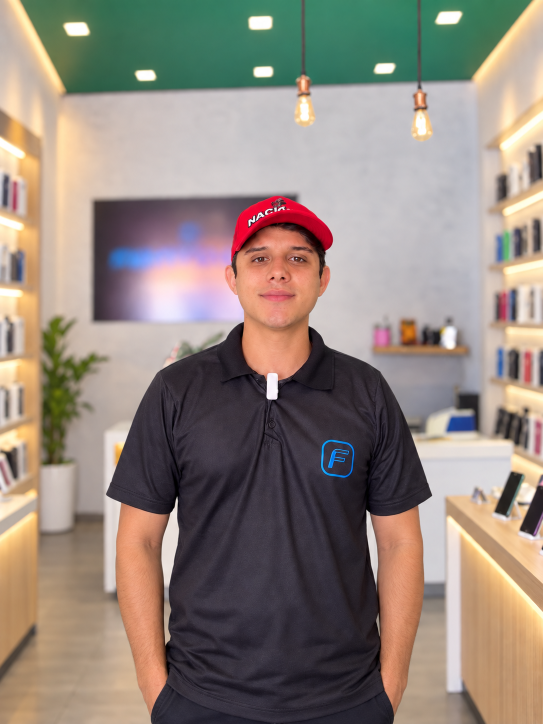
#> input picture assets-fonte/clientes/gabriel-alto.png, 1086 x 1448 px (shown at 1/2 size)
$ python tela-cheia.py
#> lines starting #> are read from the running program, lines starting #| are printed output that depends on the picture
#!/usr/bin/env python3
"""Fotos de "Para quem é" em tela cheia no celular — recorte padronizado e ampliado.

No celular cada lojista ocupa o aparelho inteiro (sistema.css, bloco 32). O
recorte 3:4 de 1000px da grade não serve: esticado até a altura de um iPhone
ele era ampliado 1,9x pelo navegador. Aqui cada foto ganha um recorte próprio:

1. Rosto medido pelo detector (OpenCV, cascata Haar), procurado só na faixa
   central (30%–70% da largura) e entre 10% e 60% da altura — fora disso o
   detector pega prateleira e dobra de roupa.
2. O MESMO padrão nos seis: rosto com 25% da largura da tela, centrado, a 36%
   da altura da foto. A foto tem a proporção de 390 x (844 x 0,78): ocupa os
   78% de cima do painel e se dissolve no azul-noite embaixo, onde ficam o
   nome e o botão. O recorte tem de caber INTEIRO na fonte (assert) — nada de
   espelhar borda, que o Victor reprovou.
3. Ampliação 4x com Real-ESRGAN (realesrgan-x4plus, ncnn/Vulkan, roda local
   no Mac em ~1 min por foto) e redução para 1170px (DPR 3) e 780px (DPR 2).

Fontes (assets-fonte/clientes/): os três clientes reais nas versões de plano
médio (gabriel-alto, neto-ext, naldo-ext) e as três de banco nas versões
abertas de corpo inteiro (farmacia-w, papelaria-w, variedades-w).

Uso:
    python3 tools/tela-cheia.py            # precisa de opencv-python-headless 4.10 e Pillow
    Real-ESRGAN em ~/.local/share/realesrgan (binário + models/)
"""
import os, subprocess, pathlib
import cv2, numpy as np
from PIL import Image

RAIZ = pathlib.Path(__file__).resolve().parent.parent
FONTE = RAIZ / 'assets-fonte/clientes'
SAIDA = RAIZ / 'public/assets/lojistas/tela'
ESRGAN = pathlib.Path.home() / '.local/share/realesrgan'
TMP = pathlib.Path('/tmp/telacheia')

FONTES = {'celulares-e-acessorios': 'gabriel-alto.png', 'loja-de-roupas': 'neto-ext.png',
          'distribuidora': 'naldo-ext.png', 'farmacia': 'farmacia-w.png',
          'papelaria': 'papelaria-w.png', 'loja-de-variedades': 'variedades-w.png'}
R, FY = 0.25, 0.36                 # rosto / largura da tela, altura do rosto na foto
ASP = 390 / (844 * 0.78)           # largura / altura da foto no painel
det = cv2.CascadeClassifier(cv2.data.haarcascades + 'haarcascade_frontalface_default.xml')

def rosto(im):
    a = np.asarray(im.convert('RGB')); h, w = a.shape[:2]; y0, y1 = int(h * .10), int(h * .60)
    g = cv2.equalizeHist(cv2.cvtColor(a[y0:y1], cv2.COLOR_RGB2GRAY))
    for esc, viz in ((1.03, 6), (1.05, 5), (1.08, 4), (1.1, 3), (1.05, 2)):
        f = [r for r in det.detectMultiScale(g, scaleFactor=esc, minNeighbors=viz, minSize=(40, 40))
             if .3 < (r[0] + r[2] / 2) / w < .7]
        if f:
            x, y, fw, fh = max(f, key=lambda r: r[2]); return fw, x + fw / 2, y0 + y + fh / 2
    raise SystemExit('rosto não encontrado')

def main():
    TMP.mkdir(exist_ok=True); SAIDA.mkdir(parents=True, exist_ok=True)
    for slug, arq in FONTES.items():
        im = Image.open(FONTE / arq).convert('RGB'); W, H = im.size
#> in main, im is the input picture: PIL image 1086x1448 RGB; mean R, G, B 146.5, 134.3, 124.9
#> after `W, H = im.size`: W = 1086; H = 1448
        fw, cx, cy = rosto(im)
#> in rosto, `g = cv2.equalizeHist(cv2.cvtColor(a[y0:y1], cv2.COLOR_RGB2GRAY))`:
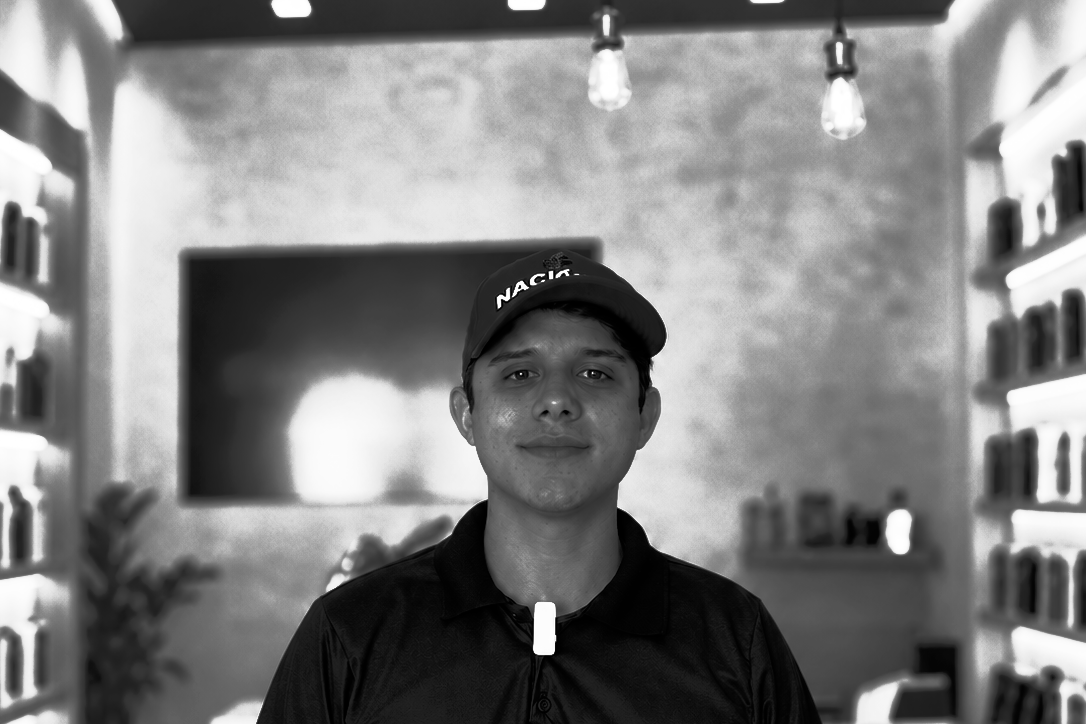
#> g: shape (724, 1086); min 0, max 255, mean 129
#> the loop in rosto, `for esc, viz in ((1.03, 6), (1.05, 5), (1.08, 4), (1.1, 3), (1.05, 2)):` made 1 pass
#> (x, y, fw, fh) on pass 1: (462, 307, 188, 188)
#> fw = 188; cx = 556; cy = 545
        Wc = fw / R; Hc = Wc / ASP; x0 = cx - Wc / 2; y0 = cy - FY * Hc
#> after `Wc = fw / R`: Wc = 752
#> after `Hc = Wc / ASP`: Hc = 1269.4
#> after `x0 = cx - Wc / 2`: x0 = 180
#> after `y0 = cy - FY * Hc`: y0 = 88.02
        assert x0 >= 0 and y0 >= 0 and x0 + Wc <= W and y0 + Hc <= H, f'{slug}: recorte não cabe'
        rec = TMP / f'rec-{slug}.png'; up = TMP / f'up-{slug}.png'
        im.crop((round(x0), round(y0), round(x0 + Wc), round(y0 + Hc))).save(rec)
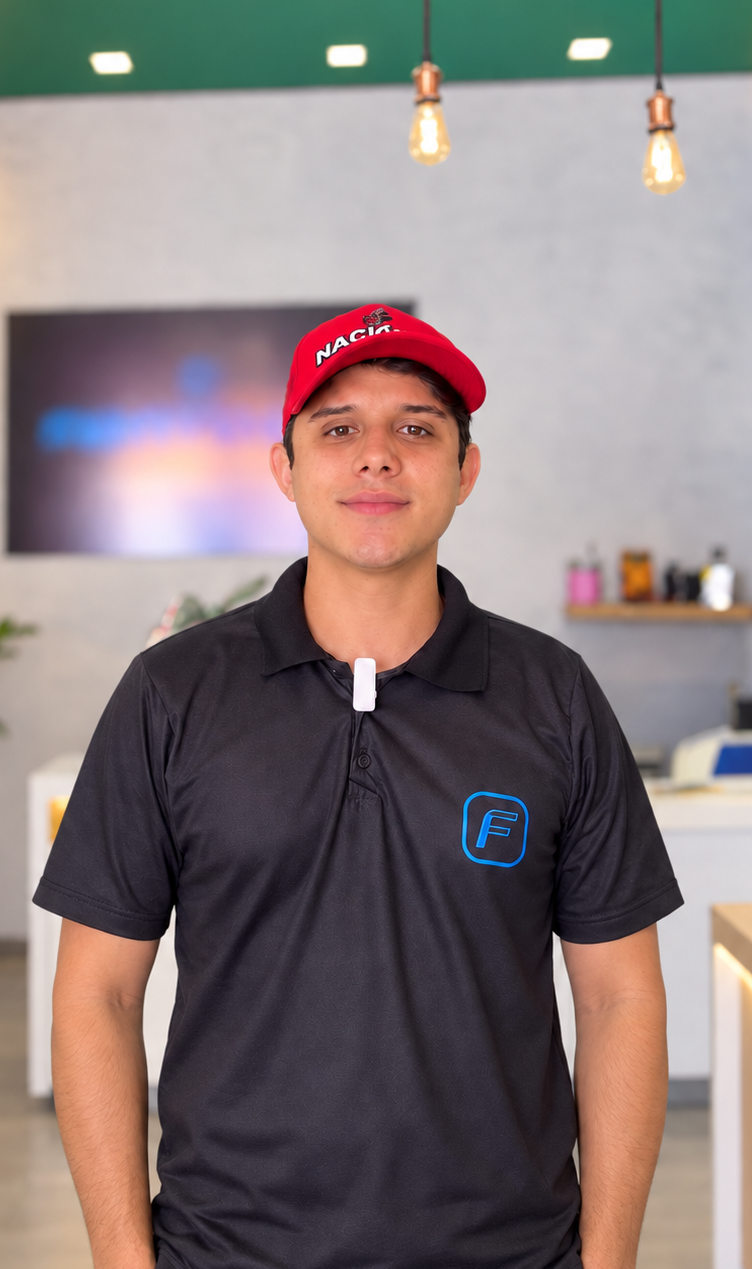
#> saved as rec-celulares-e-acessorios.png: PIL image 752x1269 RGB; mean R, G, B 135.5, 122.8, 122.7
        if not up.exists():
            subprocess.run([str(ESRGAN / 'realesrgan-ncnn-vulkan'), '-i', str(rec), '-o', str(up),
                            '-n', 'realesrgan-x4plus', '-s', '4', '-t', '200', '-m', str(ESRGAN / 'models')],
                           check=True)
#> (this line was passed over: subprocess is not available in this run)
#> (the run stopped early here; a loop or call above may not have finished)

$ run again, with assets-fonte/clientes/gabriel-landim-hd.png copied over assets-fonte/clientes/gabriel-alto.png
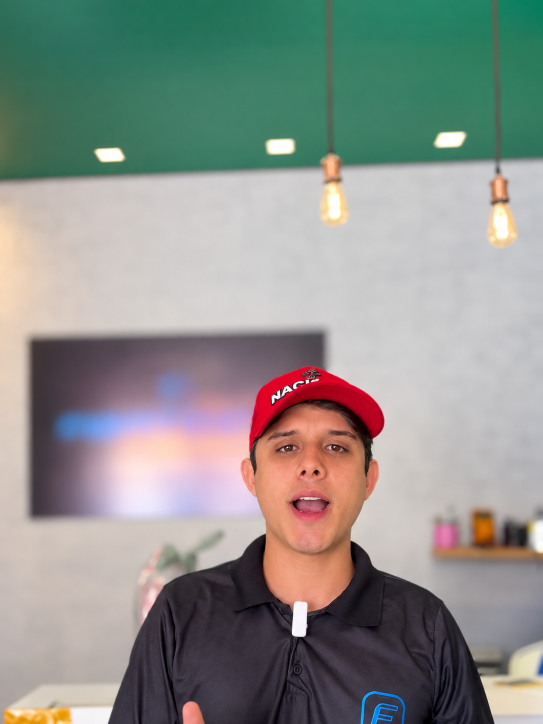
#> input picture assets-fonte/clientes/gabriel-landim-hd.png, 1086 x 1448 px (shown at 1/2 size)
#> in main, im is the input picture: PIL image 1086x1448 RGB; mean R, G, B 141.8, 145.3, 140
#> in rosto, `g = cv2.equalizeHist(cv2.cvtColor(a[y0:y1], cv2.COLOR_RGB2GRAY))`:
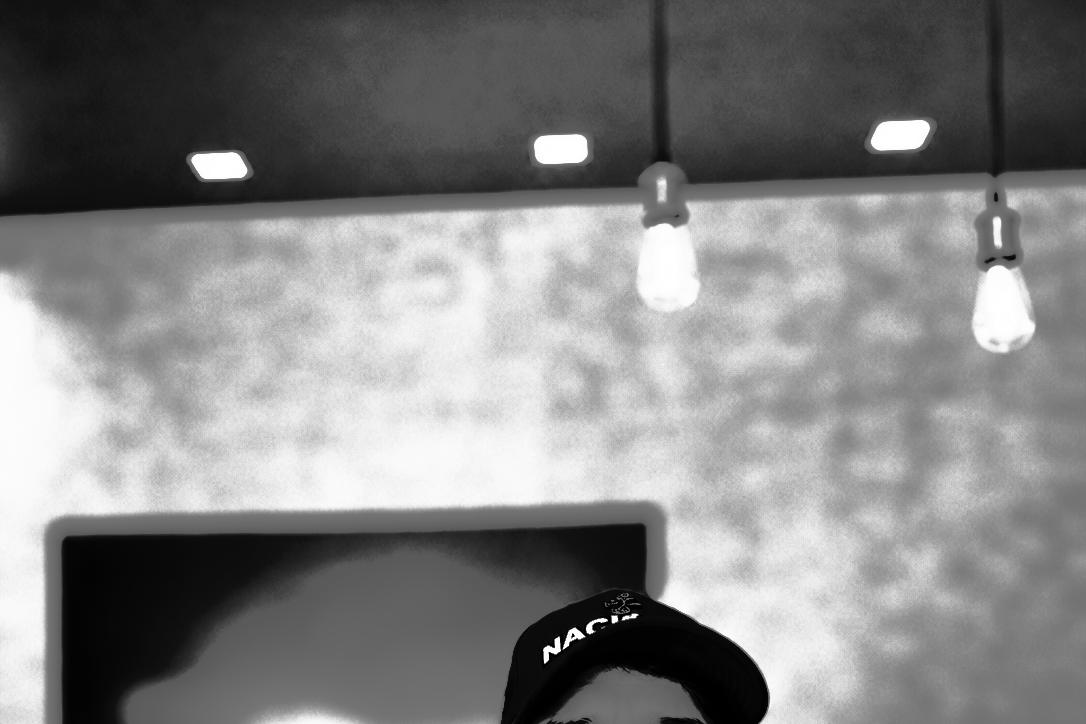
#> g: shape (724, 1086); min 0, max 255, mean 130.1
#> the loop in rosto, `for esc, viz in ((1.03, 6), (1.05, 5), (1.08, 4), (1.1, 3), (1.05, 2)):` made 1 pass
#> (x, y, fw, fh) on pass 1: (624, 363, 95, 95)
#> in main, `fw, cx, cy = rosto(im)`: fw = 95; cx = 671.5; cy = 554.5
#> Wc = 380
#> Hc = 641.4
#> x0 = 481.5
#> in main, `y0 = cy - FY * Hc`: y0 = 323.6
#> in main, `im.crop((round(x0), round(y0), round(x0 + Wc), round(y0 + Hc))).save(r..`:
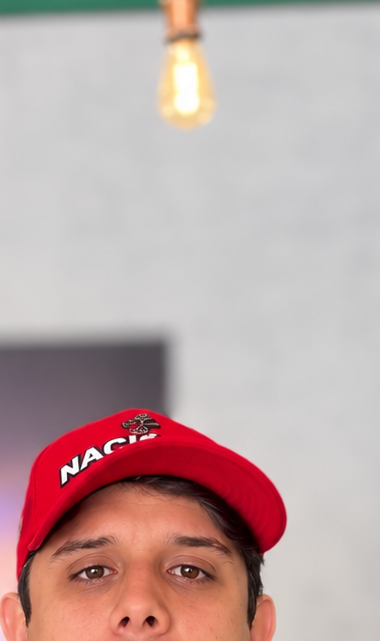
#> saved as rec-celulares-e-acessorios.png: PIL image 380x641 RGB; mean R, G, B 191.6, 166.8, 165.7

$ run again, with assets-fonte/clientes/naldo-alto.png copied over assets-fonte/clientes/gabriel-alto.png
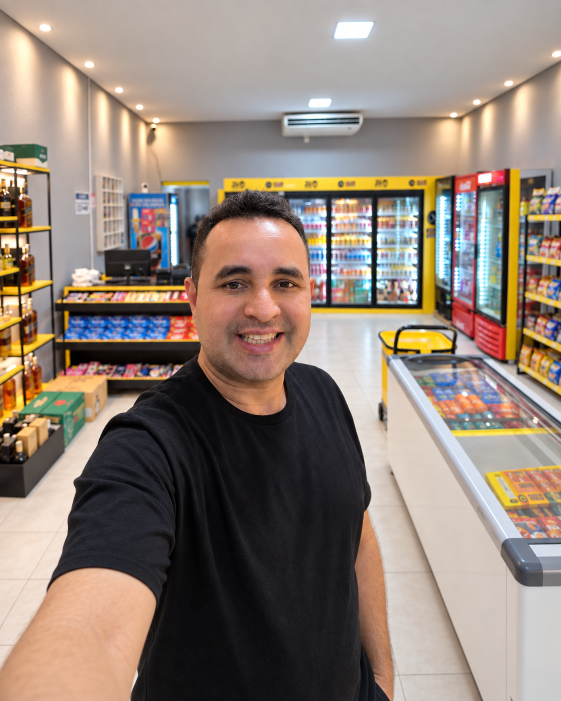
#> input picture assets-fonte/clientes/naldo-alto.png, 1122 x 1402 px (shown at 1/2 size)
#> in main, im is the input picture: PIL image 1122x1402 RGB; mean R, G, B 144.4, 129.6, 118.7
#> in rosto, `g = cv2.equalizeHist(cv2.cvtColor(a[y0:y1], cv2.COLOR_RGB2GRAY))`:
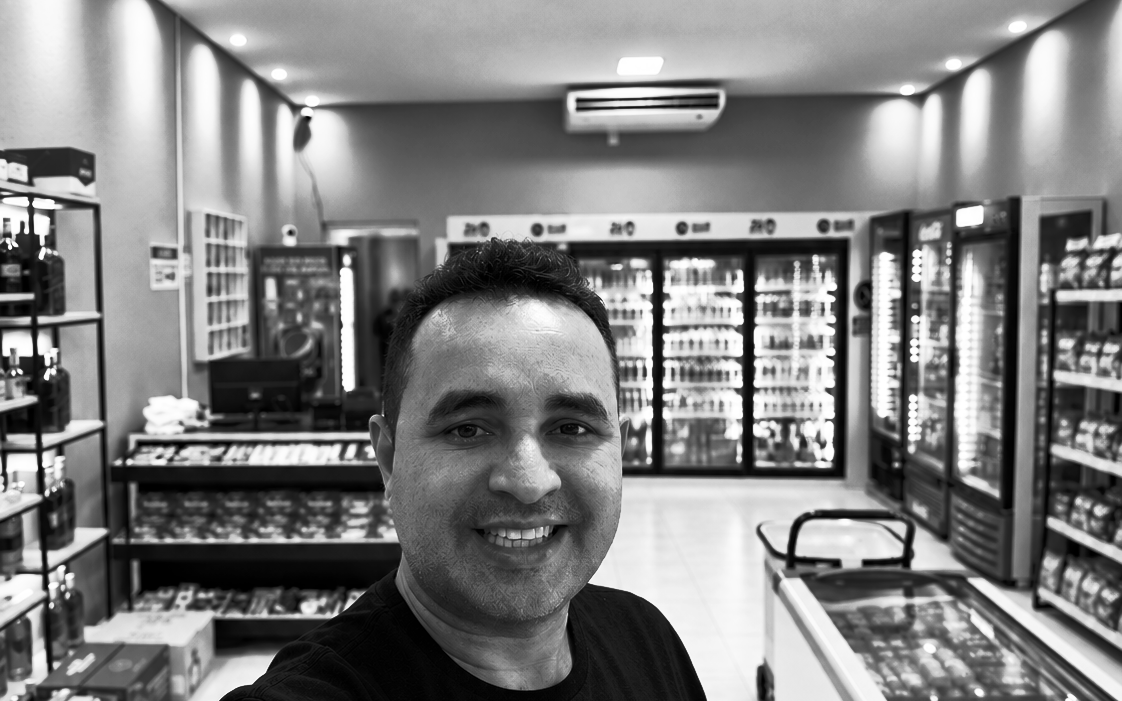
#> g: shape (701, 1122); min 0, max 255, mean 128.2
#> the loop in rosto, `for esc, viz in ((1.03, 6), (1.05, 5), (1.08, 4), (1.1, 3), (1.05, 2)):` made 1 pass
#> (x, y, fw, fh) on pass 1: (371, 311, 297, 297)
#> in main, `fw, cx, cy = rosto(im)`: fw = 297; cx = 519.5; cy = 599.5
#> Wc = 1188
#> Hc = 2005.3
#> x0 = -74.5
#> in main, `y0 = cy - FY * Hc`: y0 = -122.4

$ run again, with assets-fonte/clientes/naldo-bebidas-hd.png copied over assets-fonte/clientes/gabriel-alto.png
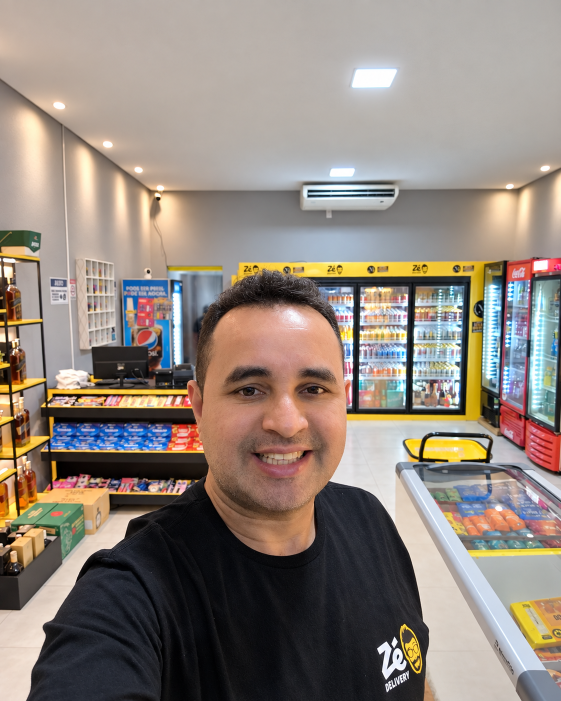
#> input picture assets-fonte/clientes/naldo-bebidas-hd.png, 1122 x 1402 px (shown at 1/2 size)
#> in main, im is the input picture: PIL image 1122x1402 RGB; mean R, G, B 143.9, 132.6, 123.6
#> in rosto, `g = cv2.equalizeHist(cv2.cvtColor(a[y0:y1], cv2.COLOR_RGB2GRAY))`:
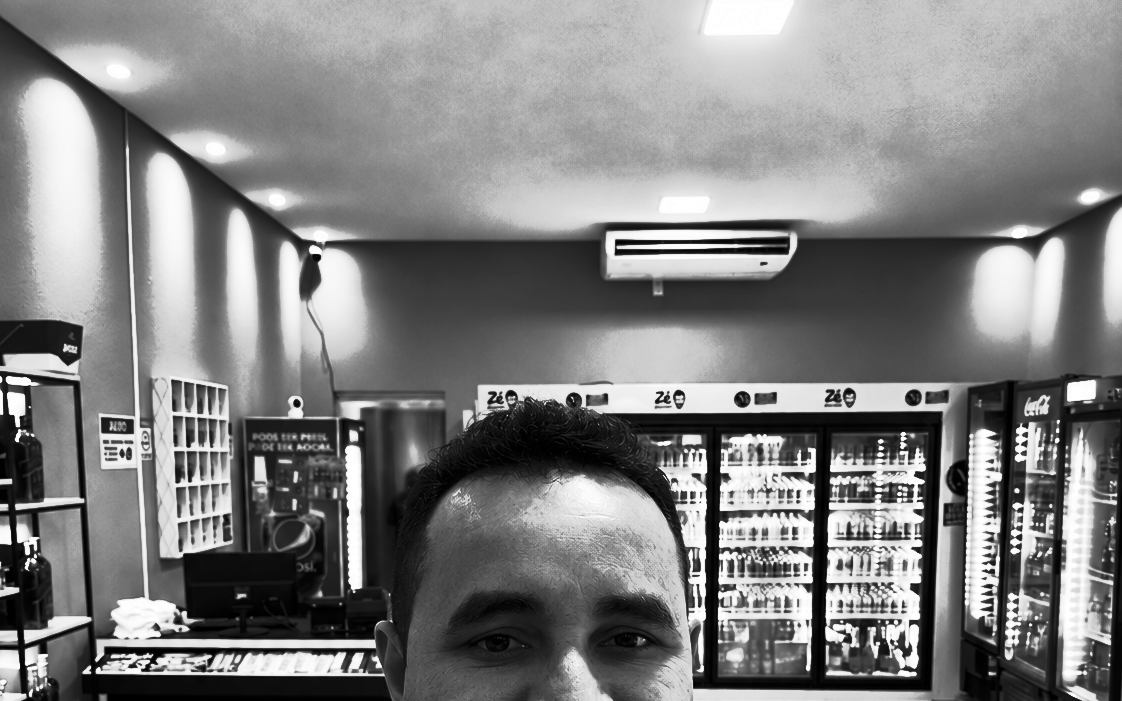
#> g: shape (701, 1122); min 0, max 255, mean 128.9
#> the loop in rosto, `for esc, viz in ((1.03, 6), (1.05, 5), (1.08, 4), (1.1, 3), (1.05, 2)):` made 1 pass
#> (x, y, fw, fh) on pass 1: (707, 584, 55, 55)
#> in main, `fw, cx, cy = rosto(im)`: fw = 55; cx = 734.5; cy = 751.5
#> Wc = 220
#> Hc = 371.4
#> x0 = 624.5
#> in main, `y0 = cy - FY * Hc`: y0 = 617.8
#> in main, `im.crop((round(x0), round(y0), round(x0 + Wc), round(y0 + Hc))).save(r..`:
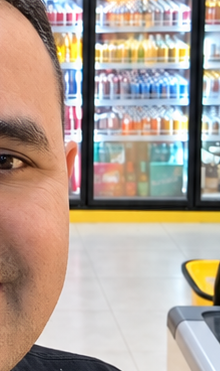
#> saved as rec-celulares-e-acessorios.png: PIL image 220x371 RGB; mean R, G, B 177.7, 162.4, 150.2
